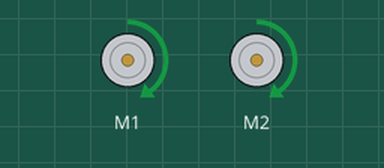
Simulated run of this sketch. Board: Arduino Uno, built with avr-gcc and run on an emulated ATmega328P. Shown: 2 × DC motor (green arrow = forward, orange = backward, longer = faster).

Above: at 0.1 s.
At 5.1 s:
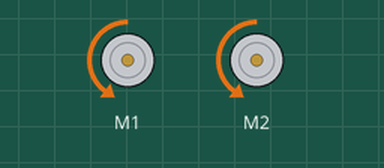
At 10.1 s:
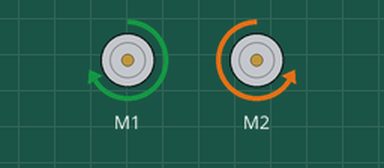
At 19.1 s:
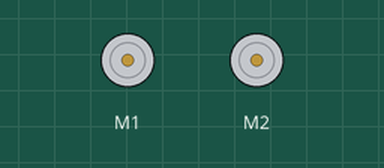
Timing chart, 0 to 20.6 s (numbered marks = the images above):
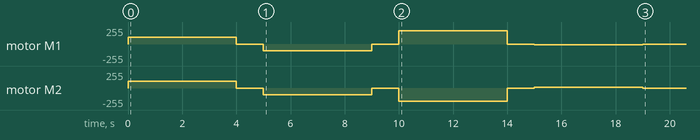

The sketch:

Arduino_Motor_shield_Multiple.ino
```cpp
/*

Sage Ridge Robotics
Exercise 11

Controlling multiple DC motors with the Arduino Motor Shield. Motor run
and speed commands are hard-coded into the main loop() function of the
sketch. This is one possible solution. See Example 12 for another solution.

Code adapted from Adafruit Industries, LLC.
This code is in the public domain.

*/

// Load MotorShield libraries. These must be previously installed in your
// personal Arduino/Libraries folder.
#include <Wire.h>
#include <Adafruit_MotorShield.h>
#include "utility/Adafruit_PWMServoDriver.h"

// Declare variables used globally in the Sketch.
// dWait and dRUN are used in delay() in the main loop of the program.
int motorPort01 = 1;
int motorPort02 = 2;

int dWait = 1000;
int dRUN = 4000;

int runSwitch = 1;

// Instantiate an object of the Adafruit_MotorShield class
// to control a physical servo motor.
Adafruit_MotorShield AFMS = Adafruit_MotorShield();

// Instantiate objects of the DC Motor class
Adafruit_DCMotor *myDCMotor01 = AFMS.getMotor(motorPort01);
Adafruit_DCMotor *myDCMotor02 = AFMS.getMotor(motorPort02);


// Call the begin() method of the MotorShield object to
// ready the object for commands and set the default speed
// of the motors. Speed ranges from 0 to 255. The AFMS object
// begin() method takes an option argument that spcifies the
// maximum frequency. The default is 16 KHz.
void setup()
{
  AFMS.begin();
  myDCMotor01->setSpeed(100);
  myDCMotor02->setSpeed(100);
}

// Run the motors using the run() method. The run() method takes one
// argument: FORWARD, BACKWARD, RELEASE. RELEASE stops the motor.
// The motor command codes will execute while runSwitch is equal to 1.
void loop()
{
  while (runSwitch == 1){

    // Motor commands
    myDCMotor01->run(FORWARD);
    myDCMotor02->run(FORWARD);
    delay(dRUN);
    myDCMotor01->run(RELEASE);
    myDCMotor02->run(RELEASE);
    delay(dWait);
    myDCMotor01->run(BACKWARD);
    myDCMotor02->run(BACKWARD);
    delay(dRUN);
    myDCMotor01->run(RELEASE);
    myDCMotor02->run(RELEASE);
    delay(dWait);
    myDCMotor01->setSpeed(200);
    myDCMotor02->setSpeed(200);
    myDCMotor01->run(FORWARD);
    myDCMotor02->run(BACKWARD);
    delay(dRUN);
    myDCMotor01->run(RELEASE);
    myDCMotor02->run(RELEASE);
    delay(dWait);
    myDCMotor01->setSpeed(10);
    myDCMotor02->setSpeed(10);
    myDCMotor01->run(BACKWARD);
    myDCMotor02->run(FORWARD);
    delay(dRUN);

    // Set the run condition to false and stop the motors
    runSwitch = 0;
    myDCMotor01->run(RELEASE);
    myDCMotor02->run(RELEASE);
  }
    delay(1000);
}
```

Measured:
- by itself, motor M1: stopped → forward 100/255 at 0.00 s, → stopped 4.0 s later, → backward 100/255 1.0 s later, → stopped 4.0 s later, … (8 changes in this stretch)
- by itself, motor M2: stopped → forward 100/255 at 0.00 s, → stopped 4.0 s later, → backward 100/255 1.0 s later, → stopped 4.0 s later, … (8 changes in this stretch)
